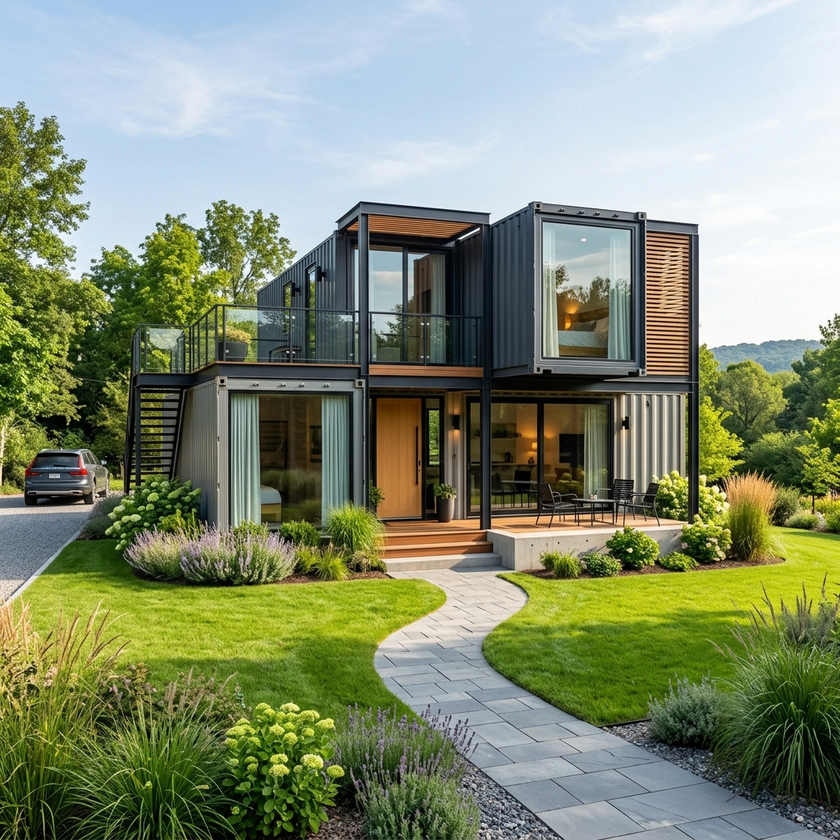
#> input picture images/products/bh-ch-503.png, 840 x 840 px, shrunk from 1024 x 1024 before the run, found by its file name; its folder holds 8 pictures in this run
$ python fix_container_colors.py
#> lines starting #> are read from the running program, lines starting #| are printed output that depends on the picture
import os
import shutil
import numpy as np
from PIL import Image, ImageEnhance, ImageOps

products_dir = r'e:\web\Bongshaihousing\images\products'

def refine_container_image(src_name, dest_name, color_balance='warm_oak'):
    src_path = os.path.join(products_dir, src_name)
    dest_path = os.path.join(products_dir, dest_name)

    if not os.path.exists(src_path):
        print(f"Source file {src_path} not found.")
        return

    img = Image.open(src_path).convert('RGB')
    # Horizontal mirror for distinct layout direction
    img = ImageOps.mirror(img)

    # Convert to numpy array for clean natural color adjustment
    arr = np.array(img, dtype=np.float32)

    if color_balance == 'warm_oak':
        # Subtle warm timber accent: slightly boost red/green channels
        arr[:, :, 0] = np.clip(arr[:, :, 0] * 1.04, 0, 255)
        arr[:, :, 1] = np.clip(arr[:, :, 1] * 1.02, 0, 255)
    elif color_balance == 'off_white':
        # Bright clean off-white / daylight look: slight brightness & contrast lift
        arr = np.clip(arr * 1.03 + 5, 0, 255)
    elif color_balance == 'slate_gray':
        # Sleek slate gray: subtle desaturation of wild colors, crisp contrast
        gray = np.mean(arr, axis=2, keepdims=True)
        arr = arr * 0.8 + gray * 0.2
    elif color_balance == 'warm_cedar':
        # Rich cedar wood tone
        arr[:, :, 0] = np.clip(arr[:, :, 0] * 1.06, 0, 255)
        arr[:, :, 1] = np.clip(arr[:, :, 1] * 1.01, 0, 255)
    elif color_balance == 'sage_accent':
        # Subtle natural sage greenery accent
        arr[:, :, 1] = np.clip(arr[:, :, 1] * 1.04, 0, 255)
    elif color_balance == 'crisp_daylight':
        # High contrast crisp daylight architecture
        arr = np.clip((arr - 128) * 1.06 + 128 + 3, 0, 255)

    out_img = Image.fromarray(arr.astype(np.uint8))

    # Final sharpening & light contrast polish
    enhancer_contrast = ImageEnhance.Contrast(out_img)
    out_img = enhancer_contrast.enhance(1.04)

    out_img.save(dest_path)

    # Also save as Model No-BH-CH-xxx.png and .jpg for full compatibility
    num = dest_name.replace('bh-ch-', '').replace('.png', '')
    out_img.save(os.path.join(products_dir, f'Model No-BH-CH-{num}.png'))
    out_img.save(os.path.join(products_dir, f'Model No-BH-CH-{num}.jpg'))
    print(f"Successfully generated natural clean container image for {dest_name} ({color_balance})")

# Refine 507 to 512 with beautiful natural architectural color balances
refine_container_image('bh-ch-501.png', 'bh-ch-507.png', 'warm_oak')
refine_container_image('bh-ch-502.png', 'bh-ch-508.png', 'off_white')
refine_container_image('bh-ch-503.png', 'bh-ch-509.png', 'slate_gray')
#> call 3 of refine_container_image, with src_name = 'bh-ch-503.png', dest_name = 'bh-ch-509.png', color_balance = 'slate_gray'
#> in refine_container_image, img is the input picture: PIL image 840x840 RGB; mean R, G, B 131.8, 142.4, 115.2
#> in refine_container_image (call 3), `img = ImageOps.mirror(img)`:
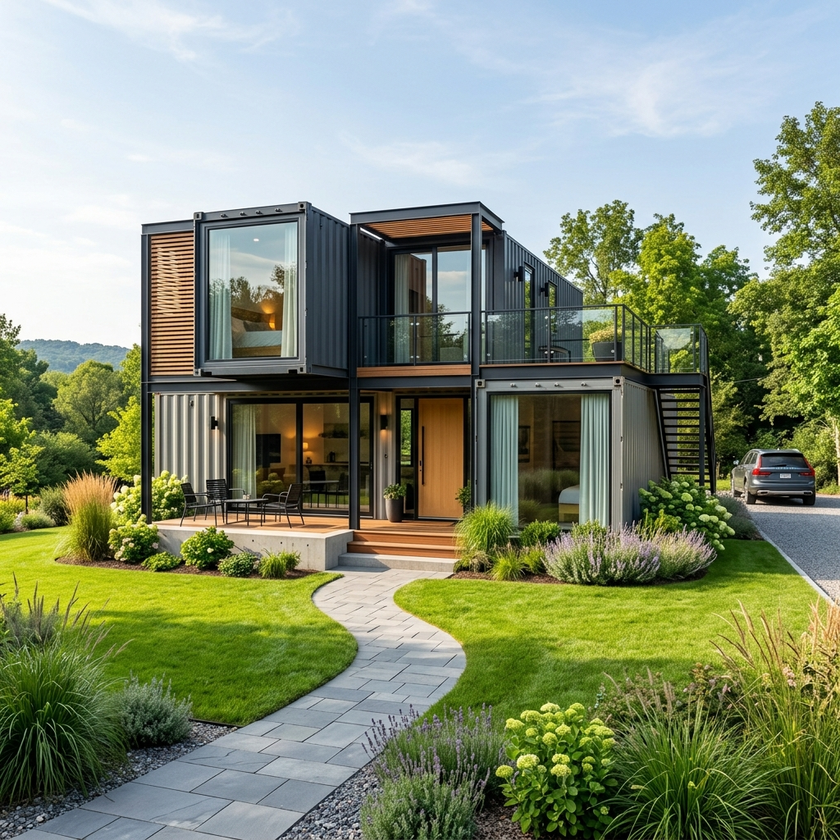
#> img: PIL image 840x840 RGB; mean R, G, B 131.8, 142.4, 115.2
#> in refine_container_image (call 3), `gray = np.mean(arr, axis=2, keepdims=True)`:
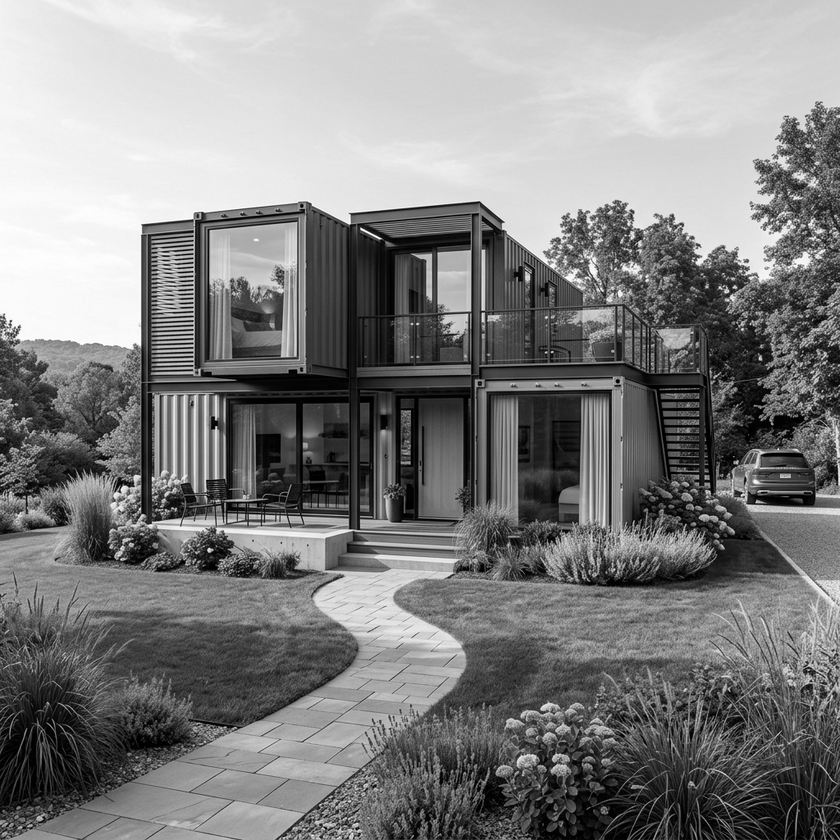
#> gray: shape (840, 840, 1) float32; min 0, max 255, mean 129.8
refine_container_image('bh-ch-504.png', 'bh-ch-510.png', 'warm_cedar')
refine_container_image('bh-ch-505.png', 'bh-ch-511.png', 'sage_accent')
refine_container_image('bh-ch-506.png', 'bh-ch-512.png', 'crisp_daylight')

print("All Container House images (507-512) updated with natural architectural colors!")
